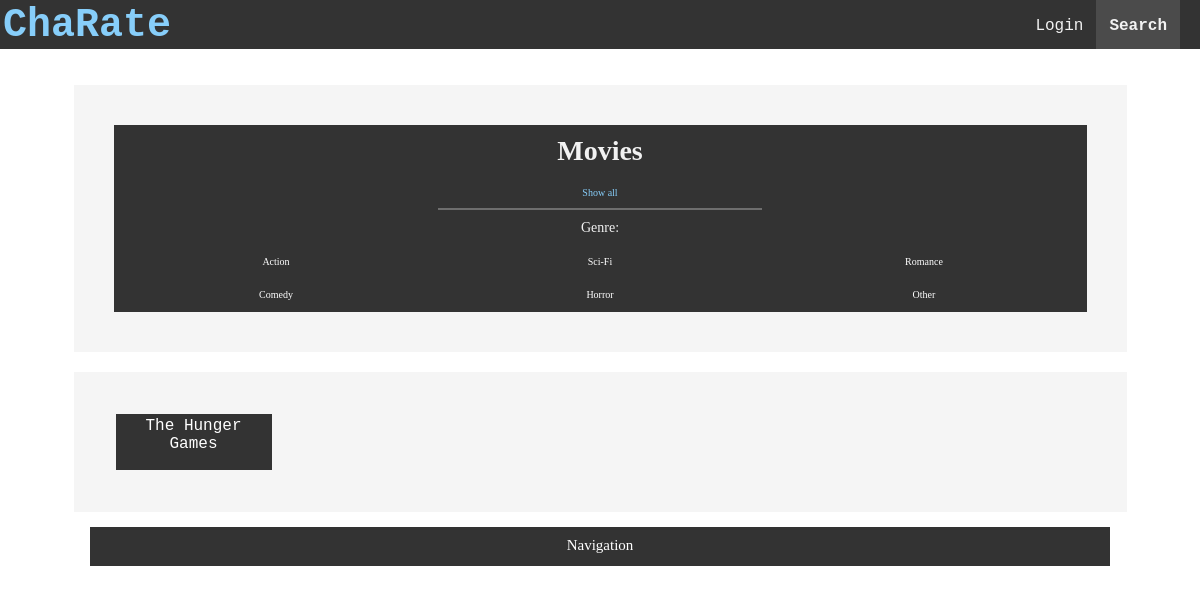
The app's page /ChaRate/movies/, older data.
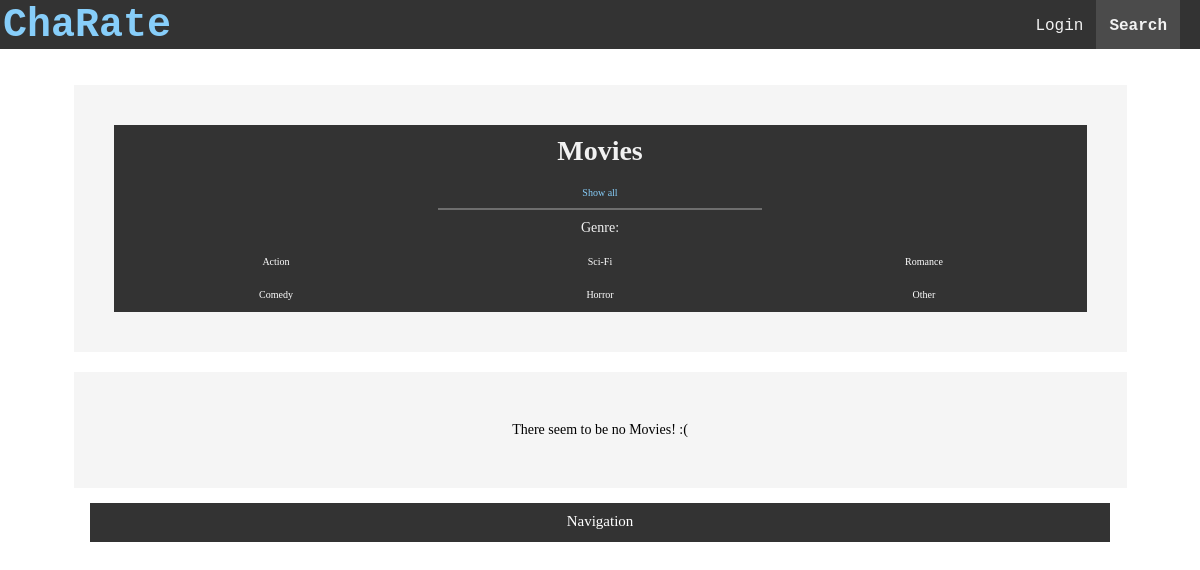
The same page, newer data.
### ChaRate/models.py (models this page shows, shortened)
class Movie(models.Model):
    Genre_Choices = (
        ('sci', 'Sci-Fi'),
        ('action', 'Action'),
        ('horror', 'Horror'),
        ('comedy', 'Comedy'),
        ('romance', 'Romance'),
        ('other', 'Other'),
    )
    name = models.CharField(max_length=128, unique = True)
    genre = models.CharField(max_length=20,choices=Genre_Choices)
    slug = models.SlugField(unique=True)

### ChaRate/views.py (the view)
def view_movies(request):
    movies = Movie.objects.all()
    context_dict = {'movies': movies}
    return render(request, 'ChaRate/movfilter.html', context_dict)

### templates/ChaRate/movfilter.html (shortened to what this page needs)
{% extends 'ChaRate/base.html' %}
{% load staticfiles %}
{% block body_block %}
<div class="container">
    <div class="bblock" id="dark">
        <h1>Movies</h1>
        <div class="grid" id="btnContainer">
            <button class="button active" onclick="filterSelection('all')"> Show all</button>
            <p>Genre:</p>
            <button class="button" onclick="filterSelection('action')"> Action</button>
            <button class="button" onclick="filterSelection('sci')"> Sci-Fi</button>
            <button class="button" onclick="filterSelection('romance')"> Romance</button>
            <button class="button" onclick="filterSelection('comedy')"> Comedy</button>
            <button class="button" onclick="filterSelection('horror')"> Horror</button>
            <button class="button" onclick="filterSelection('other')">Other</button>
        </div>
    </div>
</div>
<div class="container">
    <div class="filteredgrid">
        {% if movies %}
            {% for mov in movies %}
                <a class="filteredA {{ mov.genre }}" href="{% url 'movpage' mov.slug %}">{{mov.name}}</a>
            {% endfor %}
        {% else %}
            <p>There seem to be no Movies! :(</p>
        {% endif %}
    </div>
</div>
{% endblock %}

Row changes from the older to the newer data that the page shows:
removed Movie: name "The Hunger Games"
Text that changed along with them:
text now shown: "There seem to be no Movies! :("
